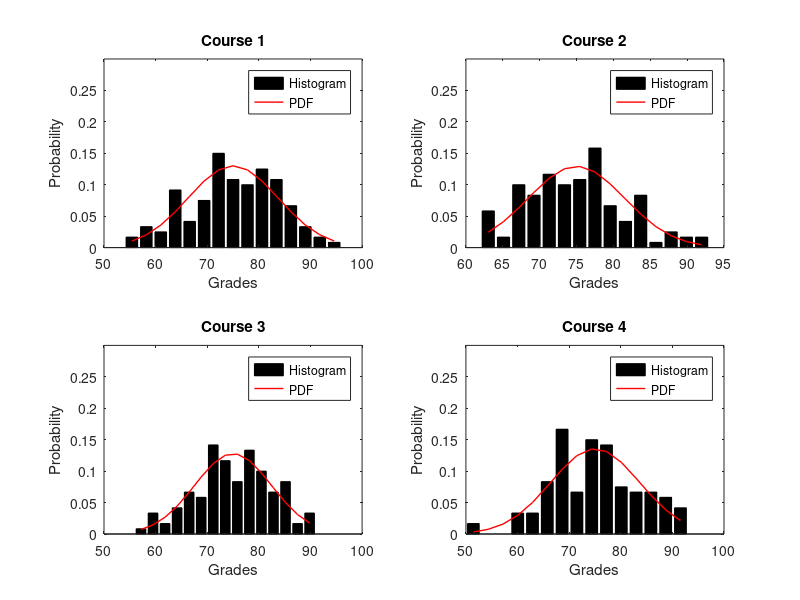

This figure's MATLAB source:
clear all;
close all;
clc;

pkg load statistics

%Load Dataset
load grades.mat

% Assign Each course to a different variable
course1=grades(:,1);
course2=grades(:,2);
course3=grades(:,3);
course4=grades(:,4);

% set nr of bins as a variable
nrOfBins=15;
% set ylim as a variable
ylims=[0 0.3];

% Create 2 by 2 figure 
figure

% Plot histogram and pdf for Course 1
subplot(2,2,1)

[nn1,xx1] = hist(course1,nrOfBins)

nn1=nn1./sum(nn1)

bar(xx1,nn1,'k')
ylim(ylims);

xlabel('Grades')
ylabel('Probability')
title('Course 1')

course1_pdf=normpdf(xx1,mean(course1),std(course1))
course1_pdf=course1_pdf./sum(course1_pdf)

hold on

plot(xx1,course1_pdf,'r','linewidth',1)
legend('Histogram','PDF')


% Plot histogram and pdf for Course 2
subplot(2,2,2)

[nn2,xx2] = hist(course2,nrOfBins)

nn2=nn2./sum(nn2)

bar(xx2,nn2,'k')
ylim(ylims);

xlabel('Grades')
ylabel('Probability')
title('Course 2')

course2_pdf=normpdf(xx2,mean(course2),std(course2))
course2_pdf=course2_pdf./sum(course2_pdf)

hold on

plot(xx2,course2_pdf,'r','linewidth',1)
legend('Histogram','PDF')

% Plot histogram and pdf for Course 3
subplot(2,2,3)

[nn3,xx3] = hist(course3,nrOfBins)

nn3=nn3./sum(nn3)

bar(xx3,nn3,'k')
ylim(ylims);

xlabel('Grades')
ylabel('Probability')
title('Course 3')

course3_pdf=normpdf(xx3,mean(course3),std(course3))
course3_pdf=course3_pdf./sum(course3_pdf)

hold on

plot(xx3,course3_pdf,'r','linewidth',1)
legend('Histogram','PDF')

% Plot histogram and pdf for Course 4
subplot(2,2,4)

[nn4,xx4] = hist(course4,nrOfBins)

nn4=nn4./sum(nn4)

bar(xx4,nn4,'k')
ylim(ylims);

xlabel('Grades')
ylabel('Probability')
title('Course 4')

course4_pdf=normpdf(xx4,mean(course4),std(course4))
course4_pdf=course4_pdf./sum(course4_pdf)

hold on

plot(xx4,course4_pdf,'r','linewidth',1)
legend('Histogram','PDF')
